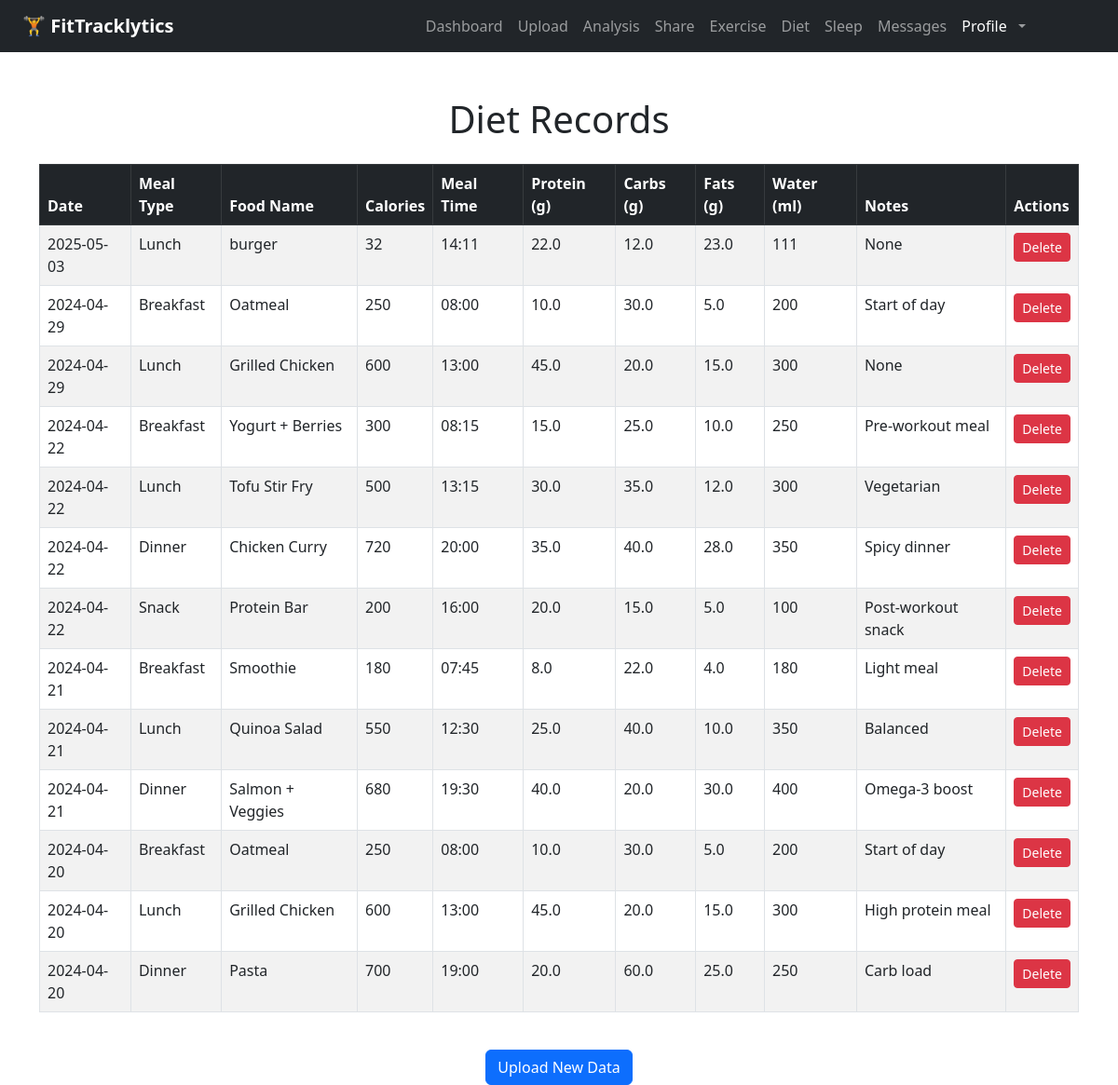
The app's page /records/diet (signed in) with its own data.
### app/models.py (models this page shows)
class DietEntry(db.Model):
    id = db.Column(db.Integer, primary_key=True)
    user_id = db.Column(db.Integer, db.ForeignKey('user.id'))
    meal_type = db.Column(db.String(50))
    food_name = db.Column(db.String(100))
    calories = db.Column(db.Integer)
    meal_time = db.Column(db.String(10))
    protein = db.Column(db.Float)
    carbs = db.Column(db.Float)
    fats = db.Column(db.Float)
    water = db.Column(db.Integer)
    date = db.Column(db.Date)
    notes = db.Column(db.Text)

### app/routes.py (the view)
@main.route("/records/diet")
def diet_records():
    if "user_id" not in session:
        return redirect(url_for("main.login"))
    records = DietEntry.query.filter_by(user_id=session["user_id"]).order_by(DietEntry.date.desc()).all()
    return render_template("diet_records.html", records=records)

### app/__init__.py (called while the page is built)
def create_app(config_class=None):
    app = Flask(__name__)
    if config_class:
        app.config.from_object(config_class)
    else:
        app.config['SECRET_KEY'] = "super-secret-key"
        app.config['SQLALCHEMY_DATABASE_URI'] = 'sqlite:///tracker.db'
        app.config['SQLALCHEMY_TRACK_MODIFICATIONS'] = False
    db.init_app(app)
    migrate.init_app(app, db)  # Bind migrate after app is created
    print("current database config is：", app.config['SQLALCHEMY_DATABASE_URI'])
    from . import models
    @app.context_processor
    def inject_message_model():
        return dict(Message=models.Message)
    from .routes import main
    app.register_blueprint(main)
    return app

### app/templates/diet_records.html (shortened to what this page needs)
{% extends "base.html" %}
{% block content %}
<div class="container mt-5">
    <h1 class="text-center mb-4">Diet Records</h1>
    {% if records %}
        <div class="table-responsive">
            <table class="table table-striped table-bordered">
                <thead class="table-dark">
                    <tr>
                        <th>Date</th>
                        <th>Meal Type</th>
                        <th>Food Name</th>
                        <th>Calories</th>
                        <th>Meal Time</th>
                        <th>Protein (g)</th>
                        <th>Carbs (g)</th>
                        <th>Fats (g)</th>
                        <th>Water (ml)</th>
                        <th>Notes</th>
                        <th>Actions</th>
                    </tr>
                </thead>
                <tbody>
                    {% for entry in records %}
                    <tr>
                        <td>{{ entry.date }}</td>
                        <td>{{ entry.meal_type }}</td>
                        <td>{{ entry.food_name }}</td>
                        <td>{{ entry.calories }}</td>
                        <td>{{ entry.meal_time }}</td>
                        <td>{{ entry.protein }}</td>
                        <td>{{ entry.carbs }}</td>
                        <td>{{ entry.fats }}</td>
                        <td>{{ entry.water }}</td>
                        <td>{{ entry.notes }}</td>
                        <td>
                            <form action="{{ url_for('main.delete_diet', entry_id=entry.id) }}" method="POST" style="display:inline;">
                                <button type="submit" class="btn btn-danger btn-sm" onclick="return confirm('Are you sure you want to delete this record?');">Delete</button>
                            </form>
                        </td>
                    </tr>
                    {% endfor %}
                </tbody>
            </table>
        </div>
    {% else %}
        <p class="text-center">No diet records found.</p>
    {% endif %}
    <div class="text-center mt-4">
        <a href="{{ url_for('main.upload') }}" class="btn btn-primary">Upload New Data</a>
    </div>
</div>
{% endblock %}

### records on screen
DietEntry: date "2025-05-03", meal_type "Lunch", food_name "burger", calories "32", meal_time "14:11", protein "22.0", carbs "12.0", fats "23.0", water "111", notes "None"
DietEntry: date "2024-04-29", meal_type "Breakfast", food_name "Oatmeal", calories "250", meal_time "08:00", protein "10.0", carbs "30.0", fats "5.0", water "200", notes "Start of day"
DietEntry: date "2024-04-29", meal_type "Lunch", food_name "Grilled Chicken", calories "600", meal_time "13:00", protein "45.0", carbs "20.0", fats "15.0", water "300", notes "None"
DietEntry: date "2024-04-22", meal_type "Breakfast", food_name "Yogurt + Berries", calories "300", meal_time "08:15", protein "15.0", carbs "25.0", fats "10.0", water "250", notes "Pre-workout meal"
DietEntry: date "2024-04-22", meal_type "Lunch", food_name "Tofu Stir Fry", calories "500", meal_time "13:15", protein "30.0", carbs "35.0", fats "12.0", water "300", notes "Vegetarian"
DietEntry: date "2024-04-22", meal_type "Dinner", food_name "Chicken Curry", calories "720", meal_time "20:00", protein "35.0", carbs "40.0", fats "28.0", water "350", notes "Spicy dinner"
DietEntry: date "2024-04-22", meal_type "Snack", food_name "Protein Bar", calories "200", meal_time "16:00", protein "20.0", carbs "15.0", fats "5.0", water "100", notes "Post-workout snack"
DietEntry: date "2024-04-21", meal_type "Breakfast", food_name "Smoothie", calories "180", meal_time "07:45", protein "8.0", carbs "22.0", fats "4.0", water "180", notes "Light meal"
DietEntry: date "2024-04-21", meal_type "Lunch", food_name "Quinoa Salad", calories "550", meal_time "12:30", protein "25.0", carbs "40.0", fats "10.0", water "350", notes "Balanced"
DietEntry: date "2024-04-21", meal_type "Dinner", food_name "Salmon + Veggies", calories "680", meal_time "19:30", protein "40.0", carbs "20.0", fats "30.0", water "400", notes "Omega-3 boost"
DietEntry: date "2024-04-20", meal_type "Breakfast", food_name "Oatmeal", calories "250", meal_time "08:00", protein "10.0", carbs "30.0", fats "5.0", water "200", notes "Start of day"
DietEntry: date "2024-04-20", meal_type "Lunch", food_name "Grilled Chicken", calories "600", meal_time "13:00", protein "45.0", carbs "20.0", fats "15.0", water "300", notes "High protein meal"
DietEntry: date "2024-04-20", meal_type "Dinner", food_name "Pasta", calories "700", meal_time "19:00", protein "20.0", carbs "60.0", fats "25.0", water "250", notes "Carb load"
